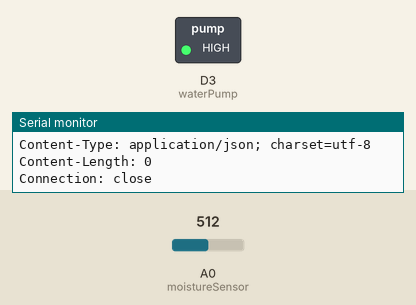
A sketch run on a simulated ESP8266 (NodeMCU). Shown: switched loads named in the sketch (green lamp = pin HIGH), the last lines printed to the serial monitor. The test bench sets the inputs (shaded band); at power-on: A0 (moistureSensor) = 512. WiFi joins after 1.5 s; servers stay silent unless stated; network time is answered at once with the bench clock; uploads are accepted with an empty reply; the local clock reads 2024-03-15 10:24:30 at power-on unless the sketch sets it.

Above: at 2.7 s.
2.8 s: A0 (moistureSensor) set to 103
7.9 s: A0 (moistureSensor) set to 88
At 10.4 s:
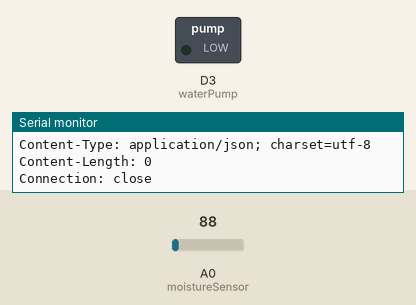
15.8 s: A0 (moistureSensor) set to 122
At 19.3 s:
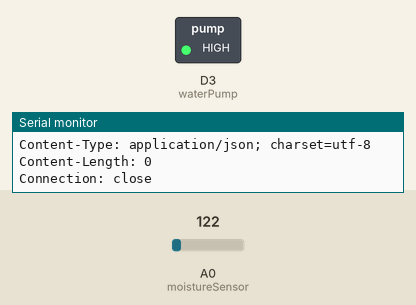
20.9 s: A0 (moistureSensor) set to 80
At 23.7 s:
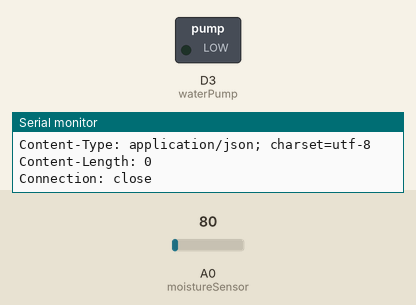
Timing chart, 0 to 25.2 s (numbered marks = the images above; inputs shaded):
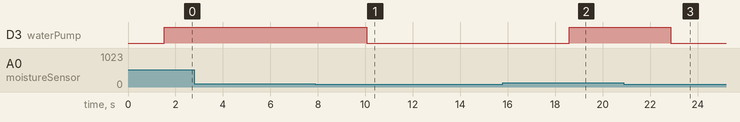

The sketch:

NodeMCU_Soil_Moisture_Arduino.ino
```cpp
#include <ESP8266WiFi.h>
#include <ESP8266HTTPClient.h>
#include <WiFiClientSecureBearSSL.h>
#include <ArduinoJson.h>
#include <SoftwareSerial.h>
#include <TimeLib.h>
#include <WiFiUdp.h>
#include <NTPClient.h>

#define moistureSensor A0
// #define temperatureSensor A1
#define waterPump D3

// Replace with your network credentials
const char* ssid = "";
const char* password = "";

// Replace with your Appwrite details
const char* endpoint = "cloud.appwrite.io";
const int httpsPort = 443;
const char* project = "";
const char* functionId = "";
const char* appwriteKey = "";

BearSSL::WiFiClientSecure client;

unsigned long previousDataTime = 0;
unsigned long totalPumpedWater = 0;
unsigned long pumpedWater = 0;
unsigned long pumpStartTime = 0;
const unsigned long dataInterval = 1000; // 1 sec delay for sending data
const unsigned long maxWaterLimit = 3000; // 3 L of water

WiFiUDP ntpUDP;
NTPClient timeClient(ntpUDP, "in.pool.ntp.org", 19800); // Indian NTP server, UTC+5:30

void setup() {
  Serial.begin(115200);
  pinMode(waterPump, OUTPUT);
  digitalWrite(waterPump, LOW);

  connectToWiFi();
  setTime(getNtpTime()); // Set initial time to NTP synchronized time

  // Update NTP time every hour
  timeClient.begin();
  timeClient.update();
}

void loop() {
  unsigned long currentMillis = millis();
  int currentHourOfDay = hour();

  if (currentHourOfDay >= 19) {
    // Reset totalPumpedWater to zero after 7 PM
    totalPumpedWater = 0;
  }

  int moistureValue = analogRead(moistureSensor);
  float moisturePercentage = map(moistureValue, 0, 1024, 0, 100);
  moisturePercentage = (moisturePercentage - 100) * -1;

  Serial.print("Moisture: ");
  Serial.print(moisturePercentage);
  Serial.println("%");

  bool pumpStatus = false;

  if (moisturePercentage >= 0 && moisturePercentage <= 90 && totalPumpedWater < maxWaterLimit && currentHourOfDay >= 7 && currentHourOfDay < 19) {
    digitalWrite(waterPump, HIGH);
    Serial.println("Pump is ON");
    pumpStatus = true;
  } else {
    digitalWrite(waterPump, LOW);
    Serial.println("Pump is OFF");
    pumpStatus = false;
  }

  if (pumpStatus) {
    unsigned long elapsedTime = currentMillis - pumpStartTime;
    pumpedWater = elapsedTime / 1000 * 28; // 28ml per second
    totalPumpedWater += pumpedWater;
    pumpStartTime = currentMillis;
    Serial.print("Pumped Water: ");
    Serial.print(totalPumpedWater);
    Serial.println("ml");
  } else {
    pumpStartTime = 0;
    pumpedWater = 0;
  }

  if (currentMillis - previousDataTime >= dataInterval) {
    sendSensorData(moisturePercentage, pumpStatus);
    previousDataTime = currentMillis;
  }
  Serial.print("Hour Of the Day: ");
  Serial.print(currentHourOfDay);
  Serial.println("Hrs");
  delay(3000);
}

void connectToWiFi() {
  WiFi.begin(ssid, password);
  Serial.print("Connecting to WiFi");
  while (WiFi.status() != WL_CONNECTED) {
    delay(500);
    Serial.print(".");
  }
  Serial.println("");
  Serial.print("Successfully connected to: ");
  Serial.println(ssid);
  Serial.print("IP address: ");
  Serial.println(WiFi.localIP());
  Serial.println();

  client.setInsecure();
}

time_t getNtpTime() {
  while (!timeClient.update()) {
    timeClient.forceUpdate();
    delay(10);
  }
  return timeClient.getEpochTime();
}

void sendSensorData(float moisture, bool pumpStatus) {
  client.setInsecure();

  if (!client.connect(endpoint, httpsPort)) {
    Serial.println("Connection failed");
    return;
  }

  String url_path = "/v1/functions/" + String(functionId) + "/executions";

  StaticJsonDocument<200> jsonDocument;
  jsonDocument["data"] = "{\n\"moisture\": " + String(moisture) + ",\n\"pump_status\": " + (pumpStatus ? "true" : "false") + ",\n\"water_intake\": " + String(pumpedWater)+"\n}";
  jsonDocument["async"] = false;
  String requestData;
  serializeJson(jsonDocument, requestData);

  String request = "POST " + url_path + " HTTP/1.1\r\n" +
                   "Host: " + String(endpoint) + "\r\n" +
                   "User-Agent: ESP8266\r\n" +
                   "Content-Type: application/json\r\n" +
                   "Content-Length: " + String(requestData.length()) + "\r\n" +
                   "X-Appwrite-Project: " + String(project) + "\r\n" +
                   "X-Appwrite-Key: " + String(appwriteKey) + "\r\n" +
                   "Connection: close\r\n\r\n" +
                   requestData + "\r\n";

  client.print(request);

  unsigned long timeout = millis() + 5000; // 5 seconds timeout
  while (client.connected() && !client.available() && millis() < timeout) {
    delay(1);
  }

  if (client.available()) {
    while (client.available()) {
      String line = client.readStringUntil('\r');
      Serial.print(line);
    }
  } else {
    Serial.println("No response received");
  }

  client.stop();
}
```

Measured:
- the behaviour switches between 98 and 97 on A0 (moistureSensor) (found by bisection; images 0 and 1)
- after the input at 7.9 s, D3 (waterPump): HIGH → LOW after 2.2 s
- after the input at 15.8 s, D3 (waterPump): LOW → HIGH after 2.8 s
- after the input at 20.9 s, D3 (waterPump): HIGH → LOW after 2.0 s
